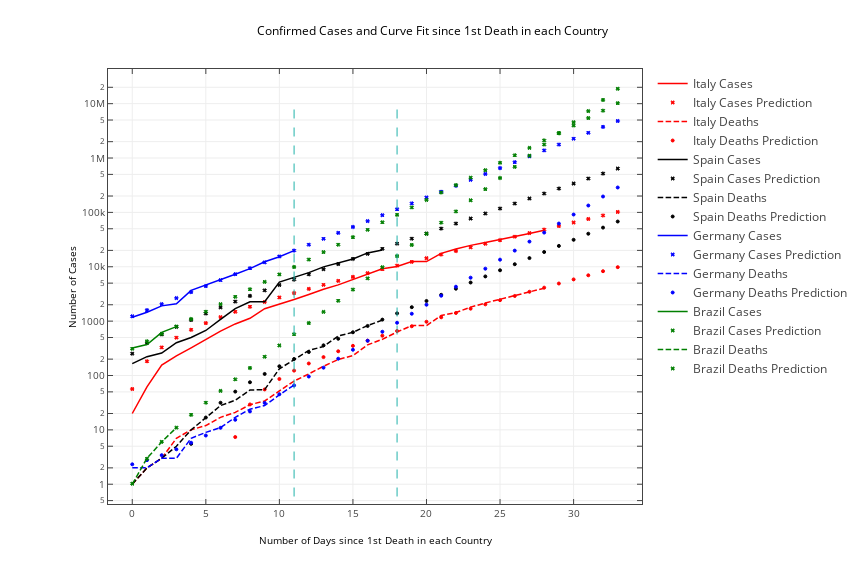

Notebook cell for this chart:
### Markdown cell above
### Casos Confirmados e Mortes

### Code cell
fig=plt.figure(figsize=(12,8))
plt.yscale('log')
plt.xlabel('Number of Days since 1st Death in each Country')
plt.ylabel('Number of Cases')
plt.title('Confirmed Cases and Curve Fit since 1st Death in each Country')
plt.grid()
## Italy
# Italy Case
plt.plot(Italy_confirmed.tolist()[14:], 'r', label='Italy Cases')
plt.plot(Italy_cases_prediction[14:], 'rx',label = 'Italy Cases Prediction', markersize=3)
# Italy Deaths
plt.plot(Italy_deaths, 'r', label='Italy Deaths',linestyle='dashed')
plt.plot(Italy_deaths_prediction, 'r.',label = 'Italy Deaths Prediction', markersize=3)

## Spain
# Spain Cases
plt.plot(Spain_confirmed.tolist()[14:], 'k', label='Spain Cases')
plt.plot(Spain_cases_prediction[14:], 'kx',label = 'Spain Cases Prediction', markersize=3)
#Spain Deaths
plt.plot(Spain_deaths, 'k', label='Spain Deaths',linestyle='dashed')
plt.plot(Spain_deaths_prediction, 'k.',label = 'Spain Deaths Prediction', markersize=3)

## Germany
# Germany Cases
plt.plot(Germany_confirmed.tolist()[14:], 'b', label='Germany Cases')
plt.plot(Germany_cases_prediction[14:], 'bx',label = 'Germany Cases Prediction', markersize=3)
# Germany Deaths
plt.plot(Germany_deaths, 'b', label='Germany Deaths',linestyle='dashed')
plt.plot(Germany_deaths_prediction, 'b.',label = 'Germany Deaths Prediction', markersize=3)

## Brazil
# Brazil Cases
plt.plot(Brazil_confirmed.tolist()[14:], 'g', label='Brazil Cases')
plt.plot(Brazil_cases_prediction[14:], 'gx',label = 'Brazil Cases Prediction', markersize=3)
# Brazil Deaths
plt.plot(Brazil_deaths,label = 'Brazil Deaths', linestyle='dashed', color='g')
plt.plot(Brazil_deaths_prediction, 'gx',label = 'Brazil Deaths Prediction', markersize=3)


# Transfomr to Plotlly
plotly_fig = tls.mpl_to_plotly(fig)
shapes = list()
for i in (11, 18):
    shapes.append({'type': 'line',
                   'xref': 'x',
                   'yref': 'y',
                   'x0': i,
                   'y0': 0,
                   'x1': i,
                   'y1': 10000000,
                   'line' : dict(color="LightSeaGreen", 
                            width=1,
                            dash="dash",)},
                 )
                
plotly_fig.layout.update(showlegend=True, shapes=shapes)
plotly.offline.iplot(plotly_fig)

### Figure 1 — Plotly figure (JSON) as saved in the notebook; plotly's stock layout.template omitted (floating-point values rounded to 4 significant figures)
{"data": [{"line": {"color": "rgba (255, 0, 0, 1)", "dash": "solid", "width": 1.5}, "mode": "lines", "name": "Italy Cases", "type": "scatter", "uid": "884ed96d-4b65-406a-88fb-2cb5a6dba927", "x": [0, 1, 2, 3, 4, 5, 6, 7, 8, 9, 10, 11, 12, 13, 14, 15, 16, 17, 18, 19, 20, 21, 22, 23, 24, 25, 26, 27, 28], "xaxis": "x", "y": [20, 62, 155, 229, 322, 453, 655, 888, 1128, 1694, 2036, 2502, 3089, 3858, 4636, 5883, 7375, 9172, 10149, 12462, 12462, 17660, 21157, 24747, 27980, 31506, 35713, 41035, 47021], "yaxis": "y"}, {"marker": {"color": "#FF0000", "line": {"color": "#FF0000", "width": 1}, "opacity": 1, "size": 3, "symbol": "x"}, "mode": "markers", "name": "Italy Cases Prediction", "type": "scatter", "uid": "fe82ef6b-b7cf-4ea7-83f6-b5bd5faeaab7", "x": [0, 1, 2, 3, 4, 5, 6, 7, 8, 9, 10, 11, 12, 13, 14, 15, 16, 17, 18, 19, 20, 21, 22, 23, 24, 25, 26, 27, 28, 29, 30, 31, 32, 33], "xaxis": "x", "y": [56.42, 182.4, 328.3, 497.4, 693.4, 920.5, 1184.0, 1488.0, 1842.0, 2251.0, 2725.0, 3275.0, 3912.0, 4650.0, 5505.0, 6496.0, 7644.0, 8974.0, 10520.0, 12300.0, 14370.0, 16770.0, 19550.0, 22770.0, 26500.0, 30820.0, 35830.0, 41640.0, 48360.0, 56160.0, 65190.0, 75650.0, 87780.0, 101800.0], "yaxis": "y"}, {"line": {"color": "rgba (255, 0, 0, 1)", "dash": "5.550000000000001px,2.4000000000000004px", "width": 1.5}, "mode": "lines", "name": "Italy Deaths", "type": "scatter", "uid": "35110b43-ef59-4ceb-84d4-09e1116a5c24", "x": [0, 1, 2, 3, 4, 5, 6, 7, 8, 9, 10, 11, 12, 13, 14, 15, 16, 17, 18, 19, 20, 21, 22, 23, 24, 25, 26, 27, 28], "xaxis": "x", "y": [1, 2, 3, 7, 10, 12, 17, 21, 29, 34, 52, 79, 107, 148, 197, 233, 366, 463, 631, 827, 827, 1266, 1441, 1809, 2158, 2503, 2978, 3405, 4032], "yaxis": "y"}, {"marker": {"color": "#FF0000", "line": {"color": "#FF0000", "width": 1}, "opacity": 1, "size": 3, "symbol": "circle"}, "mode": "markers", "name": "Italy Deaths Prediction", "type": "scatter", "uid": "4e7cc772-d8f3-4f7a-8c55-6bd4ecaf1b42", "x": [0, 1, 2, 3, 4, 5, 6, 7, 8, 9, 10, 11, 12, 13, 14, 15, 16, 17, 18, 19, 20, 21, 22, 23, 24, 25, 26, 27, 28, 29, 30, 31, 32, 33], "xaxis": "x", "y": [-74.96, -68.3, -60.41, -51.04, -39.94, -26.77, -11.15, 7.377, 29.35, 55.4, 86.29, 122.9, 166.4, 217.9, 279.0, 351.5, 437.5, 539.4, 660.3, 803.6, 973.6, 1175.0, 1414.0, 1698.0, 2034.0, 2433.0, 2906.0, 3467.0, 4132.0, 4921.0, 5857.0, 6966.0, 8282.0, 9842.0], "yaxis": "y"}, {"line": {"color": "rgba (0, 0, 0, 1)", "dash": "solid", "width": 1.5}, "mode": "lines", "name": "Spain Cases", "type": "scatter", "uid": "da9c3af4-6812-4988-9c68-e5dd9a70751c", "x": [0, 1, 2, 3, 4, 5, 6, 7, 8, 9, 10, 11, 12, 13, 14, 15, 16, 17], "xaxis": "x", "y": [165, 222, 259, 400, 500, 673, 1073, 1695, 2277, 2277, 5232, 6391, 7798, 9942, 11748, 13910, 17963, 20410], "yaxis": "y"}, {"marker": {"color": "#000000", "line": {"color": "#000000", "width": 1}, "opacity": 1, "size": 3, "symbol": "x"}, "mode": "markers", "name": "Spain Cases Prediction", "type": "scatter", "uid": "dfed6ea7-6e6a-487a-8cee-624a28b0a5bd", "x": [0, 1, 2, 3, 4, 5, 6, 7, 8, 9, 10, 11, 12, 13, 14, 15, 16, 17, 18, 19, 20, 21, 22, 23, 24, 25, 26, 27, 28, 29, 30, 31, 32, 33], "xaxis": "x", "y": [252.2, 393.6, 568.4, 784.3, 1051.0, 1380.0, 1787.0, 2290.0, 2910.0, 3677.0, 4624.0, 5794.0, 7238.0, 9023.0, 11230.0, 13950.0, 17310.0, 21470.0, 26600.0, 32940.0, 40770.0, 50440.0, 62380.0, 77130.0, 95360.0, 117900.0, 145700.0, 180000.0, 222400.0, 274800.0, 339500.0, 419500.0, 518200.0, 640200.0], "yaxis": "y"}, {"line": {"color": "rgba (0, 0, 0, 1)", "dash": "5.550000000000001px,2.4000000000000004px", "width": 1.5}, "mode": "lines", "name": "Spain Deaths", "type": "scatter", "uid": "a096a57d-86dd-42e4-b40d-31dc3acc23c5", "x": [0, 1, 2, 3, 4, 5, 6, 7, 8, 9, 10, 11, 12, 13, 14, 15, 16, 17], "xaxis": "x", "y": [1, 2, 3, 5, 10, 17, 28, 35, 54, 55, 133, 195, 289, 342, 533, 623, 830, 1043], "yaxis": "y"}, {"marker": {"color": "#000000", "line": {"color": "#000000", "width": 1}, "opacity": 1, "size": 3, "symbol": "circle"}, "mode": "markers", "name": "Spain Deaths Prediction", "type": "scatter", "uid": "b345a2bb-589f-4358-93ee-87f16d09cb7b", "x": [0, 1, 2, 3, 4, 5, 6, 7, 8, 9, 10, 11, 12, 13, 14, 15, 16, 17, 18, 19, 20, 21, 22, 23, 24, 25, 26, 27, 28, 29, 30, 31, 32, 33], "xaxis": "x", "y": [-19.27, -15.23, -9.997, -3.229, 5.529, 16.86, 31.53, 50.5, 75.06, 106.8, 148.0, 201.2, 270.0, 359.1, 474.4, 623.6, 816.7, 1066.0, 1390.0, 1808.0, 2349.0, 3050.0, 3956.0, 5129.0, 6647.0, 8611.0, 11150.0, 14440.0, 18700.0, 24200.0, 31330.0, 40550.0, 52490.0, 67930.0], "yaxis": "y"}, {"line": {"color": "rgba (0, 0, 255, 1)", "dash": "solid", "width": 1.5}, "mode": "lines", "name": "Germany Cases", "type": "scatter", "uid": "f8f6c1b9-df69-4586-9c74-d1e17cf54b84", "x": [0, 1, 2, 3, 4, 5, 6, 7, 8, 9, 10, 11], "xaxis": "x", "y": [1176, 1457, 1908, 2078, 3675, 4585, 5795, 7272, 9257, 12327, 15320, 19848], "yaxis": "y"}, {"marker": {"color": "#0000FF", "line": {"color": "#0000FF", "width": 1}, "opacity": 1, "size": 3, "symbol": "x"}, "mode": "markers", "name": "Germany Cases Prediction", "type": "scatter", "uid": "696db40f-0930-49e1-9278-a171b8fdab08", "x": [0, 1, 2, 3, 4, 5, 6, 7, 8, 9, 10, 11, 12, 13, 14, 15, 16, 17, 18, 19, 20, 21, 22, 23, 24, 25, 26, 27, 28, 29, 30, 31, 32, 33], "xaxis": "x", "y": [1227.0, 1590.0, 2056.0, 2654.0, 3422.0, 4407.0, 5671.0, 7292.0, 9373.0, 12040.0, 15470.0, 19860.0, 25510.0, 32740.0, 42030.0, 53940.0, 69230.0, 88850.0, 114000.0, 146300.0, 187800.0, 240900.0, 309200.0, 396700.0, 509100.0, 653200.0, 838200.0, 1076000.0, 1380000.0, 1771000.0, 2272000.0, 2916000.0, 3741000.0, 4800000.0], "yaxis": "y"}, {"line": {"color": "rgba (0, 0, 255, 1)", "dash": "5.550000000000001px,2.4000000000000004px", "width": 1.5}, "mode": "lines", "name": "Germany Deaths", "type": "scatter", "uid": "3c7ba077-4db0-46f6-8a70-57b75b6ea7fa", "x": [0, 1, 2, 3, 4, 5, 6, 7, 8, 9, 10, 11], "xaxis": "x", "y": [2, 2, 3, 3, 7, 9, 11, 17, 24, 28, 44, 67], "yaxis": "y"}, {"marker": {"color": "#0000FF", "line": {"color": "#0000FF", "width": 1}, "opacity": 1, "size": 3, "symbol": "circle"}, "mode": "markers", "name": "Germany Deaths Prediction", "type": "scatter", "uid": "a34dd003-3ef3-441f-b2fe-7066028b4ea1", "x": [0, 1, 2, 3, 4, 5, 6, 7, 8, 9, 10, 11, 12, 13, 14, 15, 16, 17, 18, 19, 20, 21, 22, 23, 24, 25, 26, 27, 28, 29, 30, 31, 32, 33], "xaxis": "x", "y": [2.325, 2.773, 3.43, 4.392, 5.802, 7.868, 10.89, 15.33, 21.83, 31.34, 45.29, 65.73, 95.67, 139.5, 203.8, 298.0, 436.0, 638.1, 934.3, 1368.0, 2004.0, 2936.0, 4301.0, 6301.0, 9231.0, 13530.0, 19820.0, 29030.0, 42540.0, 62320.0, 91320.0, 133800.0, 196000.0, 287200.0], "yaxis": "y"}, {"line": {"color": "rgba (0, 127, 0, 1)", "dash": "solid", "width": 1.5}, "mode": "lines", "name": "Brazil Cases", "type": "scatter", "uid": "e9cedb79-0982-4dfc-815c-63f1a201a6a1", "x": [0, 1, 2, 3], "xaxis": "x", "y": [321, 372, 621, 793], "yaxis": "y"}, {"marker": {"color": "#007F00", "line": {"color": "#007F00", "width": 1}, "opacity": 1, "size": 3, "symbol": "x"}, "mode": "markers", "name": "Brazil Cases Prediction", "type": "scatter", "uid": "06617fa2-9906-4710-8d4f-111aa9e55987", "x": [0, 1, 2, 3, 4, 5, 6, 7, 8, 9, 10, 11, 12, 13, 14, 15, 16, 17, 18, 19, 20, 21, 22, 23, 24, 25, 26, 27, 28, 29, 30, 31, 32, 33], "xaxis": "x", "y": [311.0, 425.3, 582.1, 796.9, 1091.0, 1495.0, 2049.0, 2807.0, 3847.0, 5272.0, 7226.0, 9905.0, 13580.0, 18610.0, 25510.0, 34960.0, 47930.0, 65690.0, 90050.0, 123400.0, 169200.0, 231900.0, 317900.0, 435800.0, 597400.0, 818900.0, 1123000.0, 1539000.0, 2109000.0, 2891000.0, 3963000.0, 5433000.0, 7447000.0, 10210000.0], "yaxis": "y"}, {"line": {"color": "rgba (0, 127, 0, 1)", "dash": "5.550000000000001px,2.4000000000000004px", "width": 1.5}, "mode": "lines", "name": "Brazil Deaths", "type": "scatter", "uid": "1d133017-517d-453c-958c-293562ea36cc", "x": [0, 1, 2, 3], "xaxis": "x", "y": [1, 3, 6, 11], "yaxis": "y"}, {"marker": {"color": "#007F00", "line": {"color": "#007F00", "width": 1}, "opacity": 1, "size": 3, "symbol": "x"}, "mode": "markers", "name": "Brazil Deaths Prediction", "type": "scatter", "uid": "7c4b8410-1022-4197-a2e4-734318c4dac9", "x": [0, 1, 2, 3, 4, 5, 6, 7, 8, 9, 10, 11, 12, 13, 14, 15, 16, 17, 18, 19, 20, 21, 22, 23, 24, 25, 26, 27, 28, 29, 30, 31, 32, 33], "xaxis": "x", "y": [1.023, 2.949, 6.037, 10.99, 18.94, 31.68, 52.12, 84.89, 137.5, 221.8, 357.0, 573.9, 921.7, 1480.0, 2374.0, 3809.0, 6111.0, 9802.0, 15720.0, 25220.0, 40440.0, 64870.0, 104000.0, 166900.0, 267600.0, 429200.0, 688400.0, 1104000.0, 1771000.0, 2840000.0, 4555000.0, 7305000.0, 11720000.0, 18790000.0], "yaxis": "y"}], "layout": {"autosize": false, "height": 576, "hovermode": "closest", "margin": {"b": 72, "l": 108, "pad": 0, "r": 86, "t": 69}, "shapes": [{"line": {"color": "LightSeaGreen", "dash": "dash", "width": 1}, "type": "line", "x0": 11, "x1": 11, "xref": "x", "y0": 0, "y1": 10000000, "yref": "y"}, {"line": {"color": "LightSeaGreen", "dash": "dash", "width": 1}, "type": "line", "x0": 18, "x1": 18, "xref": "x", "y0": 0, "y1": 10000000, "yref": "y"}], "showlegend": true, "title": {"font": {"color": "#000000", "size": 12}, "text": "Confirmed Cases and Curve Fit since 1st Death in each Country"}, "width": 864, "xaxis": {"anchor": "y", "domain": [0, 1], "mirror": "ticks", "nticks": 9, "range": [-1.65, 34.65], "showgrid": true, "showline": true, "side": "bottom", "tickfont": {"size": 10}, "ticks": "inside", "title": {"font": {"color": "#000000", "size": 10}, "text": "Number of Days since 1st Death in each Country"}, "type": "linear", "zeroline": false}, "yaxis": {"anchor": "x", "domain": [0, 1], "mirror": "ticks", "nticks": 12, "range": [-0.3637, 7.638], "showgrid": true, "showline": true, "side": "left", "tickfont": {"size": 10}, "ticks": "inside", "title": {"font": {"color": "#000000", "size": 10}, "text": "Number of Cases"}, "type": "log", "zeroline": false}}}
